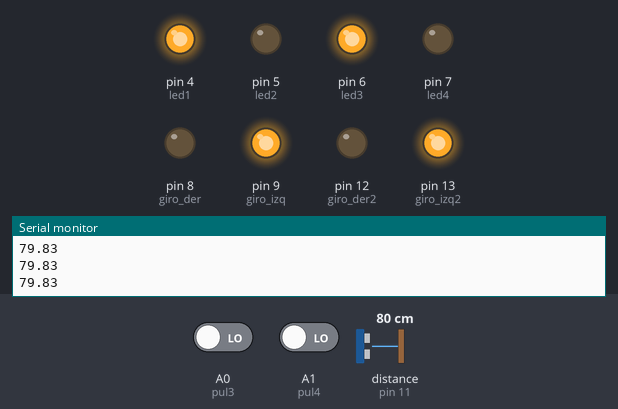
The sketch below on a simulated Arduino Uno, built with avr-gcc and run on an emulated ATmega328P. Shown: output pins drawn as LEDs (lit = HIGH), the last lines printed to the serial monitor. Wiring (inferred from the names in the program): ultrasonic range finder: trigger pin 10; echo pin 11. Dashed ring = blinking. The inputs (shaded band) are chosen by the test bench; at power-on: A0 (pul3) LOW, distance to the obstacle (sensor on pin 11) 80 cm, A1 (pul4) LOW. The echo pulse lasts 58.3 µs per cm; pins used as bus, display or sensor lines are not drawn.

Above: at 1.2 s.
1.3 s: A0 (pul3) driven HIGH
At 1.45 s:
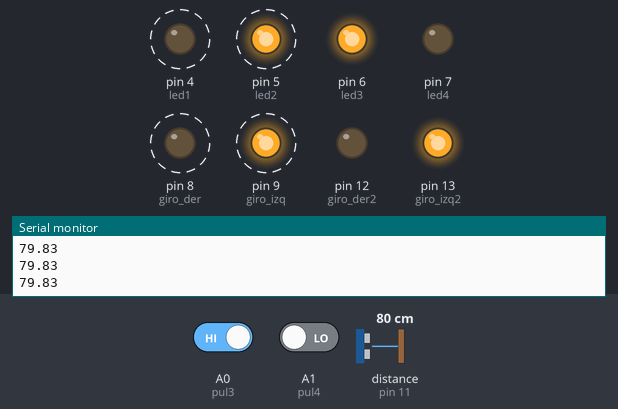
4.3 s: distance to the obstacle (sensor on pin 11) set to 2 cm
At 4.45 s:
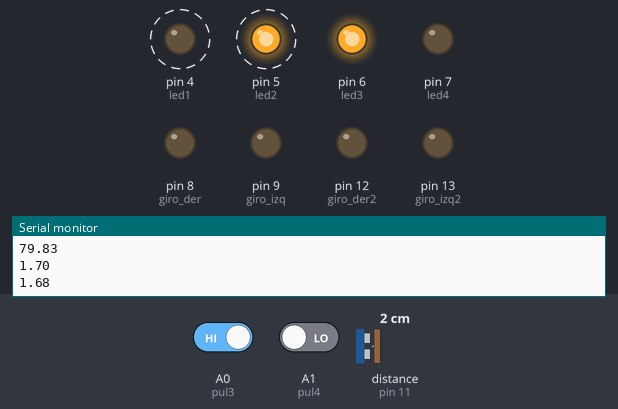
7.3 s: A1 (pul4) driven HIGH
At 7.46 s:
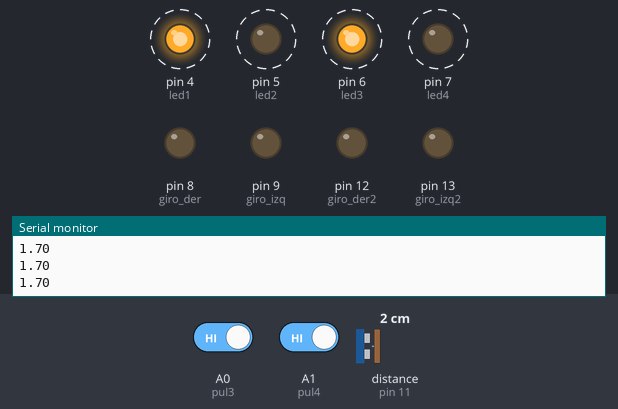
10.3 s: distance to the obstacle (sensor on pin 11) set to 4 cm
13.3 s: distance to the obstacle (sensor on pin 11) set to 7 cm
At 13.45 s:
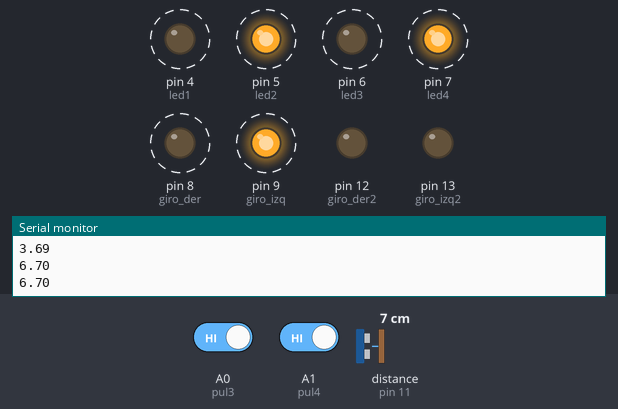
16.3 s: A1 (pul4) driven LOW
At 16.49 s:
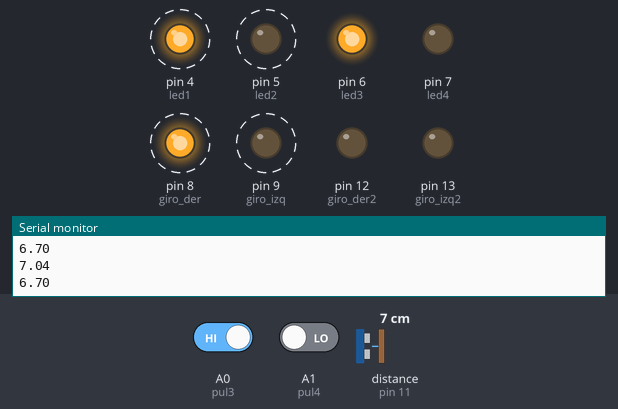
Timing chart, 0 to 20.3 s (numbered marks = the images above; inputs shaded):
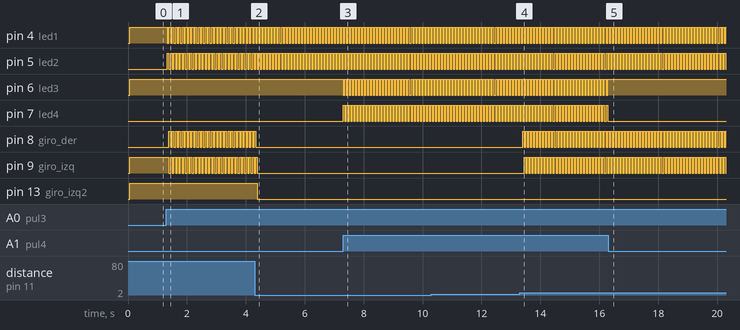

Measured:
- the behaviour switches between 5 and 6 cm on distance to the obstacle (sensor on pin 11) (found by bisection; images 3 and 4)
- after the input at 1.3 s, pin 4 (led1), pin 5 (led2): alternates HIGH for 0.06 s and LOW for 0.06 s, starting at once; pin 8 (giro_der), pin 9 (giro_izq): alternates HIGH for 0.06 s and LOW for 0.06 s, starting after 0.09 s
- after the input at 4.3 s, pin 8 (giro_der): goes on until 4.3 s, then stays LOW; pin 9 (giro_izq): goes on until 4.4 s, then stays LOW; pin 13 (giro_izq2): HIGH → LOW after 0.09 s
- after the input at 7.3 s, pin 6 (led3), pin 7 (led4): alternates HIGH for 0.05 s and LOW for 0.05 s, starting at once
- after the input at 13.3 s, pin 8 (giro_der): alternates HIGH for 0.05 s and LOW for 0.05 s, starting after 0.10 s; pin 9 (giro_izq): alternates HIGH for 0.05 s and LOW for 0.05 s, starting after 0.15 s
- after the input at 16.3 s, pin 6 (led3): stops changing and stays HIGH; pin 7 (led4): stops changing and stays LOW

The sketch:

lab_2_eje_4.ino
```cpp
byte pul1=2;
byte pul2=3;
byte pul3=A0;
byte pul4=A1;
byte led1=4;
byte led2=5;
byte led3=6;
byte led4=7;
byte giro_der=8;
byte giro_izq=9;
byte giro_der2=12;
byte giro_izq2=13;
#define trig 10
#define echo 11
boolean giro1=false;
boolean giro2=false;
float duracion, distancia;

void setup() {
  Serial.begin(9600);
  pinMode(pul1, INPUT);
  pinMode(pul2, INPUT);
  pinMode(pul3, INPUT);
  pinMode(pul4, INPUT);
  pinMode(trig, OUTPUT);
  pinMode(echo, INPUT);
  pinMode(giro_der, OUTPUT);
  pinMode(giro_izq, OUTPUT);
  pinMode(giro_der2, OUTPUT);
  pinMode(giro_izq2, OUTPUT);
  pinMode(led1, OUTPUT);
  pinMode(led2, OUTPUT);
  pinMode(led3, OUTPUT);
  pinMode(led4, OUTPUT);
}

void loop() {

    digitalWrite(trig, HIGH);
    delayMicroseconds(1);
    digitalWrite(trig,LOW);
    duracion = pulseIn(echo, HIGH);
    distancia = duracion/58.2;
    delay(50);
    Serial.println(distancia);
    if(distancia>=5 && distancia<=10)
    {
       digitalWrite(giro_der2, LOW);
      digitalWrite(giro_izq2, LOW);
      if(giro1)
      {
      digitalWrite(giro_der, HIGH);
      digitalWrite(giro_izq, LOW);
      }
      else
      {
       digitalWrite(giro_der, LOW);
      digitalWrite(giro_izq, HIGH);
      }

    }
    else if(distancia>=11 && distancia<=16 )
    {

      digitalWrite(giro_der, LOW);
      digitalWrite(giro_izq, LOW);

      if(giro2)
      {
      digitalWrite(giro_der2, HIGH);
      digitalWrite(giro_izq2, LOW);
      }
      else
      {
         digitalWrite(giro_der2, LOW);
      digitalWrite(giro_izq2, HIGH);
      }
    }
    else if(distancia>=17)
    {
       if(giro1)
      {
      digitalWrite(giro_der, HIGH);
      digitalWrite(giro_izq, LOW);
      }
      else
      {
       digitalWrite(giro_der, LOW);
      digitalWrite(giro_izq, HIGH);
      }
       if(giro2)
      {
      digitalWrite(giro_der2, HIGH);
      digitalWrite(giro_izq2, LOW);
      }
      else
      {
         digitalWrite(giro_der2, LOW);
      digitalWrite(giro_izq2, HIGH);
      }

    }
    else if(distancia>=0 && distancia<=4)
    {

       digitalWrite(giro_der, LOW);
      digitalWrite(giro_izq, LOW);
      digitalWrite(giro_der2, LOW);
      digitalWrite(giro_izq2, LOW);
    }
     if(digitalRead(pul3)!=LOW)
    {

      if(giro1)
        giro1=false;
      else
        giro1=true;
      delayMicroseconds(50);
    }
    if(digitalRead(pul4)!=LOW)
    {
      if(giro2)
        giro2 = false;
      else
        giro2 = true;
      delayMicroseconds(50);
    }

    if(!giro1)
    {
      digitalWrite(led1, HIGH);
      digitalWrite(led2, LOW);
    }
    else
    {
      digitalWrite(led2, HIGH);
      digitalWrite(led1, LOW);
    }
    if(!giro2)
    {
      digitalWrite(led3, HIGH);
      digitalWrite(led4, LOW);
    }
    else
    {
      digitalWrite(led4, HIGH);
      digitalWrite(led3, LOW);
    }


}
```
